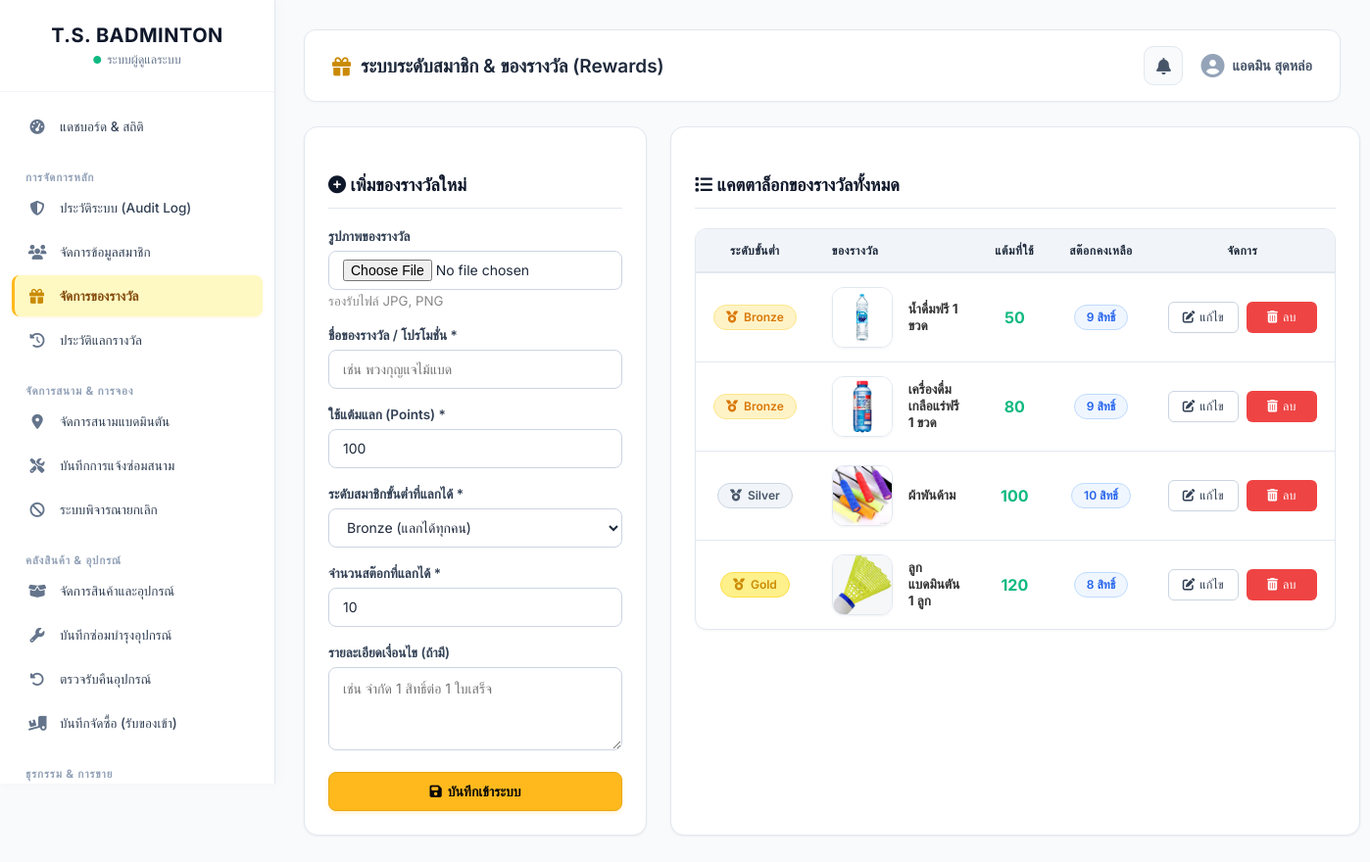
Screenshot of /admin/rewards.php (signed in) with the database file from the repository.
### tables this page shows
CREATE TABLE `reward` (
  `reward_id` int(11) NOT NULL AUTO_INCREMENT,
  `reward_name` varchar(100) NOT NULL,
  `reward_image` varchar(255) DEFAULT NULL,
  `reward_point_cost` int(11) NOT NULL,
  `reward_min_level` enum('Bronze','Silver','Gold') NOT NULL,
  `reward_stock` int(11) NOT NULL DEFAULT 0,
  `reward_description` varchar(255) DEFAULT NULL,
  PRIMARY KEY (`reward_id`)
);

### admin/rewards.php (the view, shortened to what this page needs)
<?php
require_once 'includes/auth_check.php';
$rewards = [];
try {
    $stmt = $conn->query("SELECT * FROM Reward ORDER BY FIELD(reward_min_level, 'Bronze', 'Silver', 'Gold'), reward_point_cost ASC");
    $rewards = $stmt->fetchAll(PDO::FETCH_ASSOC);
} catch(PDOException $e) {
    $_SESSION['error'] = "เกิดข้อผิดพลาด: " . $e->getMessage();
}
?>
<?php
$page_header = '<i class="fas fa-gift"></i> ระบบระดับสมาชิก & ของรางวัล (Rewards)';
include 'includes/header.php';
?>
            <div class="layout-grid-sidebar">
                <div class="admin-card h-fit">
                    <h4 class="section-header">
                        <i class="fas fa-plus-circle"></i> เพิ่มของรางวัลใหม่
                    </h4>
                    <form action="actions/reward_add_db.php" method="POST" enctype="multipart/form-data">
                        <div class="form-group">
                            <label for="reward_image">รูปภาพของรางวัล</label>
                            <input type="file" name="reward_image" id="reward_image" class="form-control" accept="image/png, image/jpeg, image/jpg">
                            <small class="text-muted-custom">รองรับไฟล์ JPG, PNG</small>
                        </div>
                        <div class="form-group">
                            <label for="reward_name">ชื่อของรางวัล / โปรโมชั่น *</label>
                            <input type="text" name="reward_name" id="reward_name" class="form-control" placeholder="เช่น พวงกุญแจไม้แบด" required>
                        </div>
                        <div class="form-group">
                            <label for="reward_point_cost">ใช้แต้มแลก (Points) *</label>
                            <input type="number" name="reward_point_cost" id="reward_point_cost" class="form-control" min="1" value="100" required>
                        </div>
                        <div class="form-group">
                            <label for="reward_min_level">ระดับสมาชิกขั้นต่ำที่แลกได้ *</label>
                            <select name="reward_min_level" id="reward_min_level" class="form-control" required>
                                <option value="Bronze">Bronze (แลกได้ทุกคน)</option>
                            </select>
                        </div>
                        <div class="form-group">
                            <label for="reward_stock">จำนวนสต๊อกที่แลกได้ *</label>
                            <input type="number" name="reward_stock" id="reward_stock" class="form-control" value="10" min="0" required>
                        </div>
                        <div class="form-group">
                            <label for="reward_description">รายละเอียดเงื่อนไข (ถ้ามี)</label>
                            <textarea name="reward_description" id="reward_description" class="form-control" rows="3" placeholder="เช่น จำกัด 1 สิทธิ์ต่อ 1 ใบเสร็จ"></textarea>
                        </div>
                        <button type="submit" class="btn-submit w-100">
                            <i class="fas fa-save"></i> บันทึกเข้าระบบ
                        </button>
                    </form>
                </div>
                <div class="admin-card">
                    <h4 class="section-header">
                        <i class="fas fa-list"></i> แคตตาล็อกของรางวัลทั้งหมด
                    </h4>
                    <table class="admin-table">
                        <thead>
                            <tr>
                                <th class="text-center" style="width: 135px;">ระดับขั้นต่ำ</th>
                                <th>ของรางวัล</th>
                                <th class="text-center" style="width: 120px;">แต้มที่ใช้</th>
                                <th class="text-center" style="width: 130px;">สต๊อกคงเหลือ</th>
                                <th class="text-center" style="width: 185px;">จัดการ</th>
                            </tr>
                        </thead>
                        <tbody>
                            <?php if (count($rewards) > 0): ?>
                                <?php foreach ($rewards as $row): ?>
                                <tr>
                                    <td class="text-center">
                                        <?php
                                            if ($row['reward_min_level'] == 'Bronze') {
                                                echo '<span class="badge-bronze"><i class="fas fa-medal"></i> Bronze</span>';
                                            } else if ($row['reward_min_level'] == 'Silver') {
                                                echo '<span class="badge-silver"><i class="fas fa-medal"></i> Silver</span>';
                                            } else if ($row['reward_min_level'] == 'Gold') {
                                                echo '<span class="badge-gold"><i class="fas fa-medal"></i> Gold</span>';
                                            }
                                        ?>
                                    </td>
                                    <td>
                                        <div class="table-item-row">
                                            <?php if (!empty($row['reward_image'])): ?>
                                                <img src="../uploads/rewards/<?php echo htmlspecialchars($row['reward_image'], ENT_QUOTES, 'UTF-8'); ?>"
                                                     class="table-img-md" alt="reward">
                                            <?php else: ?>
                                                <div class="table-img-placeholder-md">
                                                    <i class="fas fa-image fa-2x"></i>
                                                </div>
                                            <?php endif; ?>
                                            <div>
                                                <strong class="text-dark-custom font-bold"><?php echo htmlspecialchars($row['reward_name'], ENT_QUOTES, 'UTF-8'); ?></strong><br>
                                            </div>
                                        </div>
                                    </td>
                                    <td class="text-center">
                                        <strong class="text-success-custom text-16"><?php echo number_format($row['reward_point_cost']); ?></strong>
                                    </td>
                                    <td class="text-center">
                                        <?php if($row['reward_stock'] > 0): ?>
                                            <span class="badge-info"><?php echo intval($row['reward_stock']); ?> สิทธิ์</span>
                                        <?php else: ?>
                                            <span class="badge-danger">หมด</span>
                                        <?php endif; ?>
                                    </td>
                                    <td class="text-center whitespace-nowrap">
                                        <div class="table-actions-group">
                                            <a href="reward_edit.php?id=<?php echo intval($row['reward_id']); ?>" class="btn-secondary btn-action-small" title="แก้ไข">
                                                <i class="fas fa-edit"></i> แก้ไข
                                            </a>
                                            <button type="button"
                                                    class="btn-reject btn-action-small"
                                                    onclick="showActionConfirmModal({
                                                        title: 'ยืนยันการลบของรางวัล',
                                                        message: 'คุณกำลังจะลบของรางวัล: <strong><?php echo htmlspecialchars(addslashes($row['reward_name']), ENT_QUOTES, 'UTF-8'); ?></strong>',
                                                        consequence: 'ของรางวัลนี้จะไม่สามารถแลกได้อีกต่อไป และข้อมูลของรางวัลจะถูกนำออกจากระบบถาวร ไม่สามารถกู้คืนได้',
                                                        confirmText: 'ยืนยันการลบ',
                                                        type: 'danger',
                                                        actionUrl: 'actions/reward_delete_db.php?id=<?php echo intval($row['reward_id']); ?>'
                                                    })"
                                                    title="ลบ">
                                                <i class="fas fa-trash-alt"></i> ลบ
                                            </button>
                                        </div>
                                    </td>
                                </tr>
                                <?php endforeach; ?>
                            <?php endif; ?>
                        </tbody>
                    </table>
                </div>
            </div>
        <?php include 'includes/footer.php'; ?>

### admin/includes/header.php (shortened to what this page needs)
<!DOCTYPE html>
<html lang="th">
<head>
    <link rel="stylesheet" href="../assets/css/global.css?v=1.0">
    <link rel="stylesheet" href="../assets/css/admin.css?v=1.54">
    <link rel="stylesheet" href="https://cdnjs.cloudflare.com/ajax/libs/font-awesome/6.4.0/css/all.min.css">
    <link rel="stylesheet" href="https://cdn.jsdelivr.net/npm/sweetalert2@11/dist/sweetalert2.min.css">
    <?php include_once __DIR__ . '/../../includes/pwa_meta.php'; ?>
</head>
<body>
    <div class="admin-layout">
        <?php include __DIR__ . '/sidebar.php'; ?>
        <main class="admin-content">
            <div class="top-navbar">
                <h3><?php echo $page_header ?? '<i class="fas fa-tachometer-alt"></i> แดชบอร์ดภาพรวมระบบ'; ?></h3>
                <div class="top-navbar-actions">
                    <div class="notif-dropdown-wrapper">
                        <button type="button" class="btn-notif-bell" id="notifBellBtn" title="การแจ้งเตือนสลิปและรายการจอง" aria-expanded="false">
                            <i class="fas fa-bell"></i>
                        </button>
                    </div>
                    <div class="user-profile">
                        <i class="fas fa-user-circle"></i>
                        <span><?php echo htmlspecialchars($_SESSION['admin_name'] ?? 'Admin'); ?></span>
                    </div>
                </div>
            </div>

### includes/pwa_meta.php (shortened to what this page needs)
<?php
$pwa_base = (strpos($_SERVER['PHP_SELF'], '/admin/') !== false) ? '../' : '';
?>
<link rel="stylesheet" href="<?php echo $pwa_base; ?>assets/css/pwa-install.css?v=<?php echo file_exists(__DIR__ . '/../assets/css/pwa-install.css') ? filemtime(__DIR__ . '/../assets/css/pwa-install.css') : '1.0'; ?>">

### admin/includes/sidebar.php (shortened to what this page needs)
<?php
$current_page = basename($_SERVER['PHP_SELF']);
?>
<aside class="admin-sidebar">
    <div class="brand">
        <h2>T.S. BADMINTON</h2>
        <span><i class="fas fa-circle"></i> ระบบผู้ดูแลระบบ</span>
    </div>
    <ul class="admin-menu">
        <li>
            <a href="index.php" class="<?php echo ($current_page == 'index.php') ? 'active' : ''; ?>">
                <i class="fas fa-tachometer-alt"></i> <span>แดชบอร์ด & สถิติ</span>
            </a>
        </li>
        <li class="menu-label">การจัดการหลัก</li>
        <li>
            <a href="audit_logs.php" class="<?php echo ($current_page == 'audit_logs.php') ? 'active' : ''; ?>">
                <i class="fas fa-shield-alt"></i> <span>ประวัติระบบ (Audit Log)</span>
            </a>
        </li>
        <li>
            <a href="members.php" class="<?php echo ($current_page == 'members.php' || $current_page == 'member_edit.php') ? 'active' : ''; ?>">
                <i class="fas fa-users"></i> <span>จัดการข้อมูลสมาชิก</span>
            </a>
        </li>
        <li>
            <a href="rewards.php" class="<?php echo ($current_page == 'rewards.php' || $current_page == 'reward_edit.php') ? 'active' : ''; ?>">
                <i class="fas fa-gift"></i> <span>จัดการของรางวัล</span>
            </a>
        </li>
        <li>
            <a href="redemptions.php" class="<?php echo ($current_page == 'redemptions.php') ? 'active' : ''; ?>">
                <i class="fas fa-history"></i> <span>ประวัติแลกรางวัล</span>
            </a>
        </li>
        <li class="menu-label">จัดการสนาม & การจอง</li>
        <li>
            <a href="courts.php" class="<?php echo ($current_page == 'courts.php') ? 'active' : ''; ?>">
                <i class="fas fa-map-marker-alt"></i> <span>จัดการสนามแบดมินตัน</span>
            </a>
        </li>
        <li>
            <a href="court_repairs.php" class="<?php echo ($current_page == 'court_repairs.php') ? 'active' : ''; ?>">
                <i class="fas fa-tools"></i> <span>บันทึกการแจ้งซ่อมสนาม</span>
            </a>
        </li>
        <li>
            <a href="cancellations.php" class="<?php echo ($current_page == 'cancellations.php') ? 'active' : ''; ?>">
                <i class="fas fa-ban"></i> <span>ระบบพิจารณายกเลิก</span>
            </a>
        </li>
        <li class="menu-label">คลังสินค้า & อุปกรณ์</li>
        <li>
            <a href="products.php" class="<?php echo ($current_page == 'products.php' || strpos($current_page, 'product_') !== false) ? 'active' : ''; ?>">
                <i class="fas fa-box-open"></i> <span>จัดการสินค้าและอุปกรณ์</span>
            </a>
        </li>
        <li>
            <a href="equipment_repairs.php" class="<?php echo ($current_page == 'equipment_repairs.php') ? 'active' : ''; ?>">
                <i class="fas fa-wrench"></i> <span>บันทึกซ่อมบำรุงอุปกรณ์</span>
            </a>
        </li>
        <li>
            <a href="equipment_returns.php" class="<?php echo ($current_page == 'equipment_returns.php') ? 'active' : ''; ?>">
                <i class="fas fa-undo-alt"></i> <span>ตรวจรับคืนอุปกรณ์</span>
            </a>
        </li>
        <li>
            <a href="purchases.php" class="<?php echo ($current_page == 'purchases.php' || $current_page == 'purchase_add.php') ? 'active' : ''; ?>">
                <i class="fas fa-truck-loading"></i> <span>บันทึกจัดซื้อ (รับของเข้า)</span>
            </a>
        </li>
        <li class="menu-label">ธุรกรรม & การขาย</li>
    </ul>
</aside>

### admin/includes/footer.php (shortened to what this page needs)
        </main>
    </div>
</body>
</html>

### assets/css/global.css (style rules this page uses)
:root { --bg-primary: #090909; --bg-surface: #191919; --bg-elevated: #292929; --color-gold: #FFB91D; --color-gold-hover: #E9A812; --text-primary: #F5F5F5; --text-secondary: #A3A3A3; --text-on-gold: #090909; --border-color: #383838; --status-available: #22C55E; --status-booked: #EF4444; --brand-accent: var(--color-gold); --text-muted: var(--text-secondary); --shadow-lg: 0 10px 25px -3px rgba(0, 0, 0, 0.7); --radius-sm: 6px; --radius-md: 10px; --radius-lg: 16px; --radius-full: 9999px; --transition-fast: 0.2s ease; --transition-normal: 0.3s ease; }
.text-center { text-align: center !important; }
.form-group { margin-bottom: 15px; text-align: left; }
.form-group label { display: block; margin-bottom: 8px; color: #343a40; font-weight: 600; font-size: 14px; }
.form-control { width: 100%; padding: 12px 15px; border: 1px solid #ced4da; border-radius: 6px; font-size: 14px; font-family: inherit; box-sizing: border-box; transition: all 0.3s; }
.btn-submit, .btn-register, .btn-confirm-booking { display: inline-block; padding: 12px 20px; font-size: 16px; font-weight: 600; text-align: center; border: none; border-radius: 6px; cursor: pointer; transition: all 0.3s; text-decoration: none; box-sizing: border-box; }
.btn-submit, .btn-confirm-booking { background-color: #28a745; color: white; }
.badge-info { background-color: #17a2b8; color: #fff; }

### rows the page displays
reward: reward_min_level "Bronze" (drawn), reward_image (picture), reward_name "น้ำดื่มฟรี 1 ขวด", reward_point_cost "50", reward_stock "9"
reward: reward_min_level "Bronze" (drawn), reward_image (picture), reward_name "เครื่องดื่มเกลือแร่ฟรี 1 ขวด", reward_point_cost "80", reward_stock "9"
reward: reward_min_level "Silver" (drawn), reward_image (picture), reward_name "ผ้าพันด้าม", reward_point_cost "100", reward_stock "10"
reward: reward_min_level "Gold" (drawn), reward_image (picture), reward_name "ลูกแบดมินตัน 1 ลูก", reward_point_cost "120", reward_stock "8"

### other values shown
$_SESSION['admin_name'] "แอดมิน สุดหล่อ"
